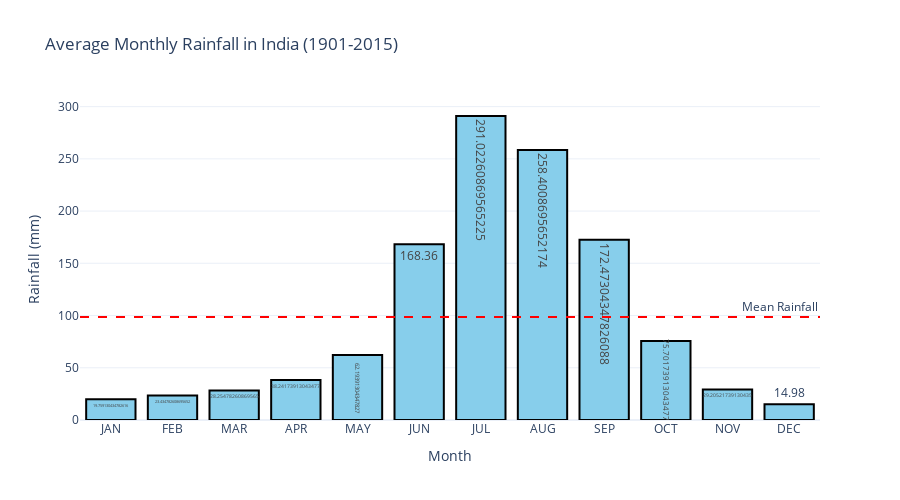

Notebook source saved alongside this figure:
### Code cell
fig_monthly = px.bar(
    x=monthly_avg.index,
    y=monthly_avg.values,
    labels={'x': 'Month', 'y': 'Rainfall (mm)'},
    title='Average Monthly Rainfall in India (1901-2015)',
    text=monthly_avg.values
)
fig_monthly.add_hline(
    y=monthly_avg.mean(),
    line_dash='dash',
    line_color='red',
    annotation_text='Mean Rainfall',
    annotation_position='top right'
)
fig_monthly.update_traces(marker_color='skyblue', marker_line_color='black', marker_line_width=2)
fig_monthly.update_layout(template='plotly_white', height=500)
fig_monthly

### Figure 1 — Plotly figure (JSON) as saved in the notebook; plotly's stock layout.template omitted (floating-point values rounded to 4 significant figures)
{"data": [{"alignmentgroup": "True", "hovertemplate": "Month=%{x}<br>Rainfall (mm)=%{y}<br>text=%{text}<extra></extra>", "legendgroup": "", "marker": {"color": "skyblue", "line": {"color": "black", "width": 2}, "pattern": {"shape": ""}}, "name": "", "offsetgroup": "", "orientation": "v", "showlegend": false, "text": [19.76, 23.43, 28.25, 38.24, 62.19, 168.4, 291.0, 258.4, 172.5, 75.7, 29.21, 14.98], "textposition": "auto", "type": "bar", "x": ["JAN", "FEB", "MAR", "APR", "MAY", "JUN", "JUL", "AUG", "SEP", "OCT", "NOV", "DEC"], "xaxis": "x", "y": [19.76, 23.43, 28.25, 38.24, 62.19, 168.4, 291.0, 258.4, 172.5, 75.7, 29.21, 14.98], "yaxis": "y"}], "layout": {"annotations": [{"showarrow": false, "text": "Mean Rainfall", "x": 1, "xanchor": "right", "xref": "x domain", "y": 98.5, "yanchor": "bottom", "yref": "y"}], "barmode": "relative", "height": 500, "legend": {"tracegroupgap": 0}, "shapes": [{"line": {"color": "red", "dash": "dash"}, "type": "line", "x0": 0, "x1": 1, "xref": "x domain", "y0": 98.5, "y1": 98.5, "yref": "y"}], "title": {"text": "Average Monthly Rainfall in India (1901-2015)"}, "xaxis": {"anchor": "y", "domain": [0, 1], "title": {"text": "Month"}}, "yaxis": {"anchor": "x", "domain": [0, 1], "title": {"text": "Rainfall (mm)"}}}}
